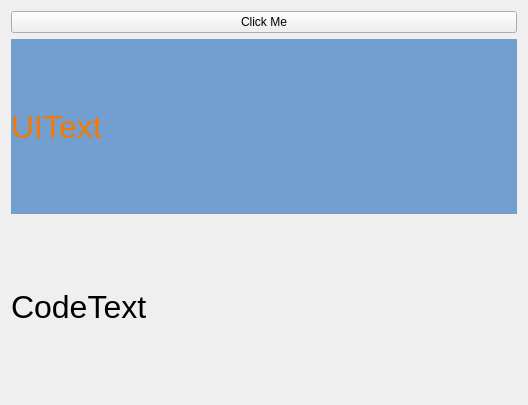
<?xml version="1.0" encoding="UTF-8"?>
<ui version="4.0">
 <class>Widget</class>
 <widget class="QWidget" name="Widget">
  <property name="geometry">
   <rect>
    <x>0</x>
    <y>0</y>
    <width>528</width>
    <height>405</height>
   </rect>
  </property>
  <property name="windowTitle">
   <string>Widget</string>
  </property>
  <layout class="QVBoxLayout" name="verticalLayout_2">
   <item>
    <layout class="QVBoxLayout" name="verticalLayout">
     <item>
      <widget class="QPushButton" name="clickMeButton">
       <property name="text">
        <string>Click Me</string>
       </property>
      </widget>
     </item>
     <item>
      <widget class="QLabel" name="textLabel">
       <property name="font">
        <font>
         <pointsize>24</pointsize>
        </font>
       </property>
       <property name="styleSheet">
        <string notr="true">background-color: rgb(114, 159, 207);
color: rgb(245, 121, 0);</string>
       </property>
       <property name="text">
        <string>UIText</string>
       </property>
      </widget>
     </item>
     <item>
      <widget class="QLabel" name="codeLabel">
       <property name="font">
        <font>
         <pointsize>24</pointsize>
        </font>
       </property>
       <property name="text">
        <string>CodeText</string>
       </property>
      </widget>
     </item>
    </layout>
   </item>
  </layout>
 </widget>
 <layoutdefault spacing="6" margin="11"/>
 <resources/>
 <connections/>
</ui>
